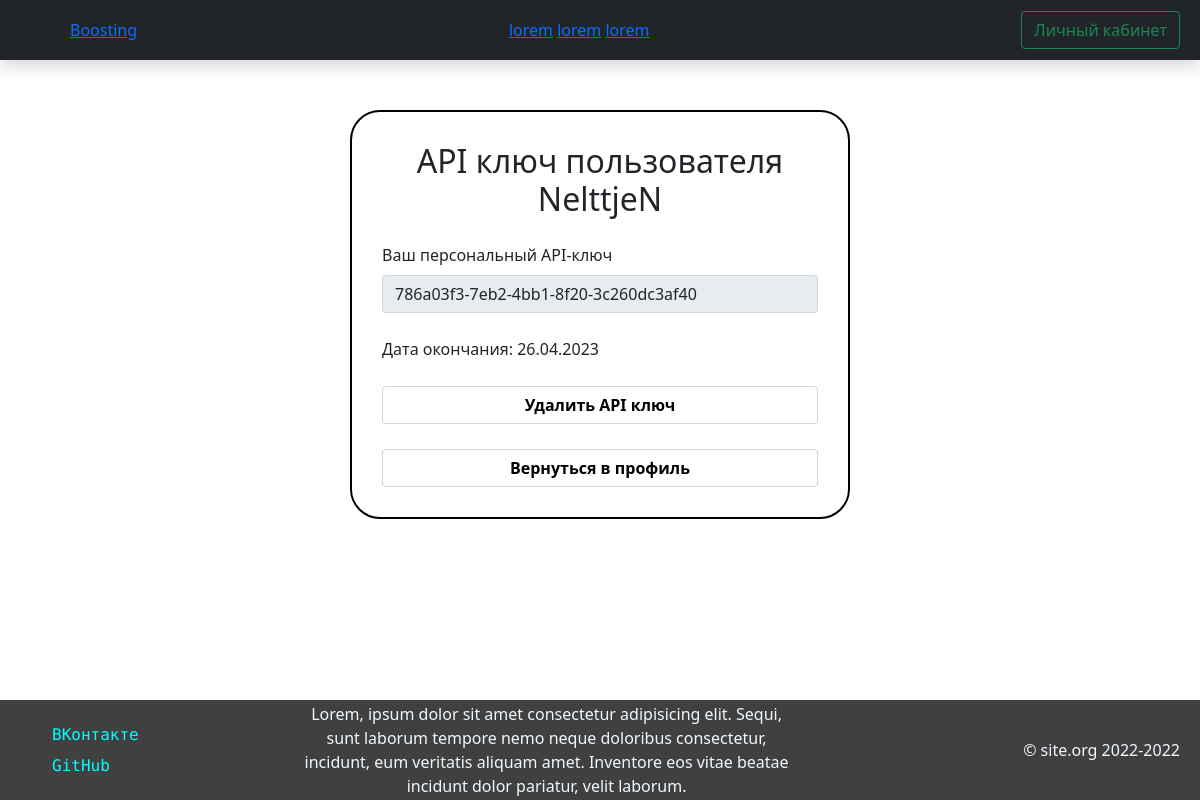
Page /apikey (signed in) on the committed database.
### Site/models.py (models this page shows)
class User(db.Model, UserMixin, SerializerMixin):
    __tablename__ = 'user'
    id = db.Column(db.Integer, primary_key=True)
    login = db.Column(db.String, nullable=False, unique=True)
    email = db.Column(db.String, default="")
    password = db.Column(db.String, nullable=False)
    day = db.Column(db.Integer, nullable=False)
    month = db.Column(db.Integer, nullable=False)
    year = db.Column(db.Integer, nullable=False)
    parent = db.Column(db.Integer, default=-1)
    balance = db.Column(db.Float, default=0)
    orders_id = db.Column(db.String, default="")
    current_orders = db.Column(db.String, default="")
    admin_status = db.Column(db.Integer, default=0)
    is_banned = db.Column(db.Float, default=False)
    until = db.Column(db.String, default="")

class Apikey(db.Model, SerializerMixin):
    __tablename__ = 'apikeys'
    id = db.Column(db.Integer, primary_key=True)
    apikey = db.Column(db.String, unique=True)
    requestor_id = db.Column(db.Integer, db.ForeignKey('user.id'))
    info = db.Column(db.String)
    access_level = db.Column(db.Integer, nullable=False)
    creation_date = db.Column(db.String, nullable=False)
    valid_end = db.Column(db.String, nullable=False)

### Site/routes.py (the view)
@app.route('/apikey', methods=['GET', 'POST'])
@login_required
def apikey():
    user = User.query.get(current_user.get_id())
    user_api = Apikey.query.filter_by(requestor_id=user.id).first()
    if request.method == 'POST':
        if user_api:
            flash('У вас уже есть API ключ')
        else:
            create_apikey(user)
            return redirect(url_for('apikey'))
    return render_template('apikey.html', css=url_for('static', filename='css/apikey.css'),
                           user=user, apikey=user_api)

### Site/auth.py (called while the page is built)
@login_manager.user_loader
def load_user(user_id):
    return User.query.get(user_id)

### Site/templates/apikey.html (shortened to what this page needs)
{% extends "base.html" %}
{% block head %}
    {{super()}}
    <link rel="stylesheet" href="{{css|safe}}">
{% endblock %}
{% block container %}
    <div class="profile-info">
        <h2 class="nickname" style="text-align: center;">API ключ пользователя {{user.login}}</h1>
        {% if apikey %}
            <label for="apikey" class="form-label">Ваш персональный API-ключ</label>
            <input type="text" class="form-control" id="apikey" value={{apikey.apikey}} readonly>
            <p class="mt-4">Дата окончания: {{apikey.valid_end}}</p>
            <a href="/delete_apikey" class="submit-button a-button">Удалить API ключ</a>
        {% else %}
            <form action="" method="post">
                <button type="submit" class="submit-button">Получить ключ</button>
            </form>
        {% endif %}
        <a href="/profile" class="submit-button a-button">Вернуться в профиль</a>
    </div>
{% endblock %}

### Site/static/css/base.css (style rules this page uses)
* { margin: 0; padding: 0; box-sizing: content-box; }
html { height: 100%; }
body { margin: 0; min-height: 100%; display: grid; grid-template-rows: auto 1fr auto; }
.submit-button { margin-top: 25px; background-color: white; font-weight: 600; display: block; width: 100%; padding: 0.375rem 0.75rem; border: 1px solid lightgray; border-radius: 0.25rem; transition: 0.25s; }
.a-button { color: black; text-decoration: none; text-align: center; }

### Site/static/css/apikey.css (style rules this page uses)
.profile-info { width: 500px; height: auto; border: 2px solid black; border-radius: 30px; margin: 50px auto; padding: 30px; }

### rows in the picture
User: login "NelttjeN"
Apikey: apikey "786a03f3-7eb2-4bb1-8f20-3c260dc3af40", valid_end "26.04.2023"
